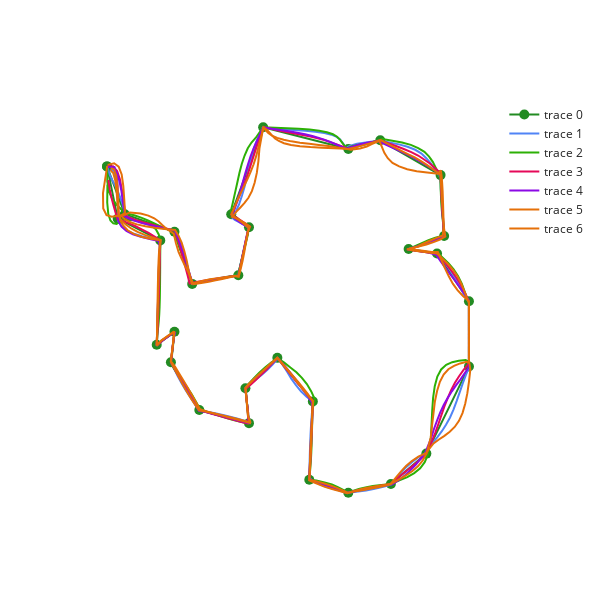

The notebook cell this image was saved under:
### Code cell
# Visualise any time slice
fig = go.Figure(data = go.Scatter(
    x = x,
    y = y,
    mode = "markers+lines",
    marker = dict(
        color = 'forestgreen',
        size = 10),
    line = dict(
        color = 'forestgreen',
        width = 2,
        shape = "spline",
        smoothing = 0.0),
    ))

for s in range(sampled_outlines.shape[0]):
    fig.add_trace(
        go.Scatter(
        x = sampled_outlines[s, 0, :],
        y = sampled_outlines[s, 1, :],
        mode = "lines",
        line = dict(
            color = selected_colors[s],
            width = 2,
            shape = "spline",
            smoothing = 0.0),
        )
    )

fig.update_layout(
    autosize = False,
    width = 600,
    height = 600)

# margin
# fig.update_yaxes(range = [y.min() - 1e5, y.max() + 1e5])
# fig.update_xaxes(range = [x.min() - 1e5, x.max() + 1e5])

# remove grid and axis
fig.update_layout(template = "simple_white")
fig.update_xaxes(visible = False)
fig.update_yaxes(visible = False)

fig.show()

### Figure 1 — Plotly figure (JSON) as saved in the notebook; plotly's stock layout.template omitted (floating-point values rounded to 4 significant figures; data arrays with more than 128 entries replaced by an {"elided": "..."} marker saying what was removed)
{"data": [{"line": {"color": "forestgreen", "shape": "spline", "smoothing": 0, "width": 2}, "marker": {"color": "forestgreen", "size": 10}, "mode": "markers+lines", "type": "scatter", "x": [-2500000, -2250000, -1550000, -1300000, -650000, -500000, -750000, -300000, 900000, 1350000, 2200000, 2250000, 1750000, 2150000, 2600000, 2600000, 2000000, 1500000, 900000, 350000, 400000, -100000, -550000, -500000, -1200000, -1600000, -1550000, -1800000, -1750000, -2350000, -2500000], "y": [1650000, 1100000, 900000, 300000, 400000, 950000, 1100000, 2100000, 1850000, 1950000, 1550000, 850000, 700000, 650000, 100000, -650000, -1650000, -2000000, -2100000, -1950000, -1050000, -550000, -900000, -1300000, -1150000, -600000, -250000, -400000, 800000, 1050000, 1650000]}, {"line": {"color": "#5084F6", "shape": "spline", "smoothing": 0, "width": 2}, "mode": "lines", "type": "scatter", "x": {"elided": "204 float values"}, "y": {"elided": "204 float values"}}, {"line": {"color": "#2CB005", "shape": "spline", "smoothing": 0, "width": 2}, "mode": "lines", "type": "scatter", "x": {"elided": "204 float values"}, "y": {"elided": "204 float values"}}, {"line": {"color": "#E50959", "shape": "spline", "smoothing": 0, "width": 2}, "mode": "lines", "type": "scatter", "x": {"elided": "204 float values"}, "y": {"elided": "204 float values"}}, {"line": {"color": "#8B09E5", "shape": "spline", "smoothing": 0, "width": 2}, "mode": "lines", "type": "scatter", "x": {"elided": "204 float values"}, "y": {"elided": "204 float values"}}, {"line": {"color": "#E57009", "shape": "spline", "smoothing": 0, "width": 2}, "mode": "lines", "type": "scatter", "x": {"elided": "204 float values"}, "y": {"elided": "204 float values"}}, {"line": {"color": "#E57009", "shape": "spline", "smoothing": 0, "width": 2}, "mode": "lines", "type": "scatter", "x": {"elided": "204 float values"}, "y": {"elided": "204 float values"}}], "layout": {"autosize": false, "height": 600, "width": 600, "xaxis": {"visible": false}, "yaxis": {"visible": false}}}
